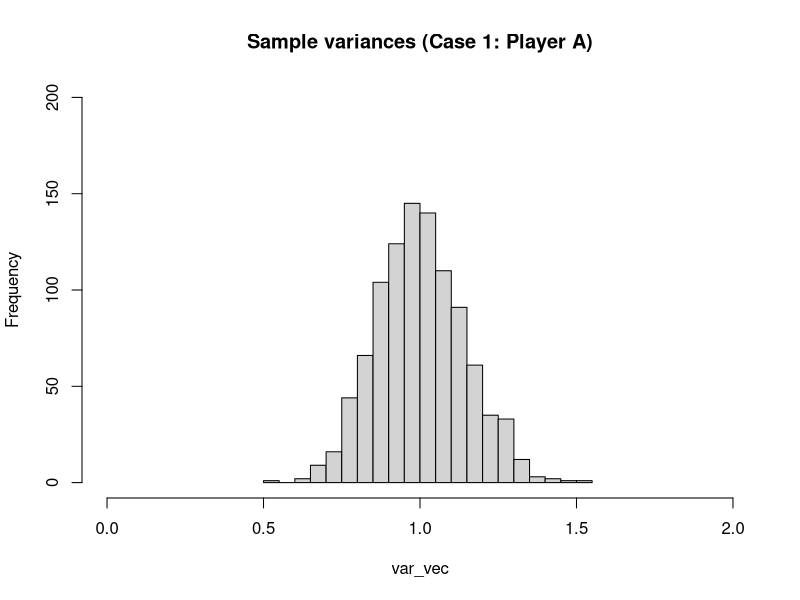
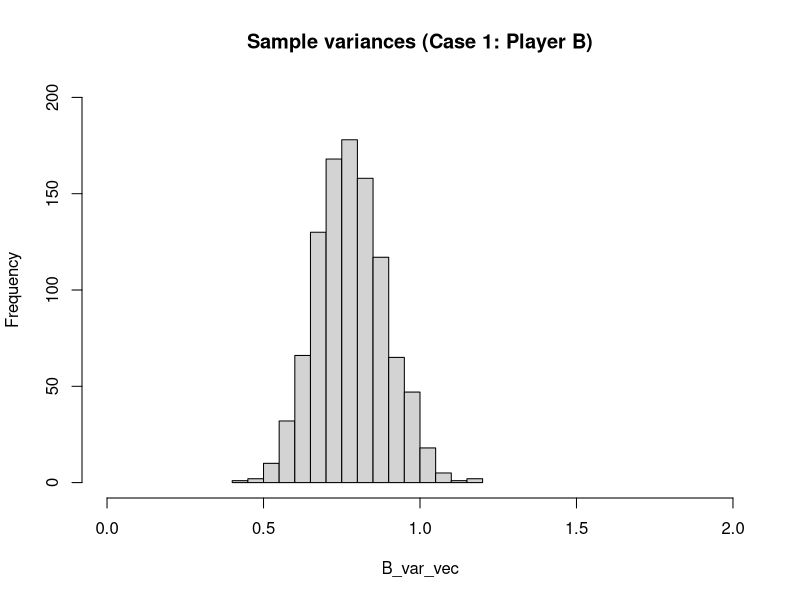
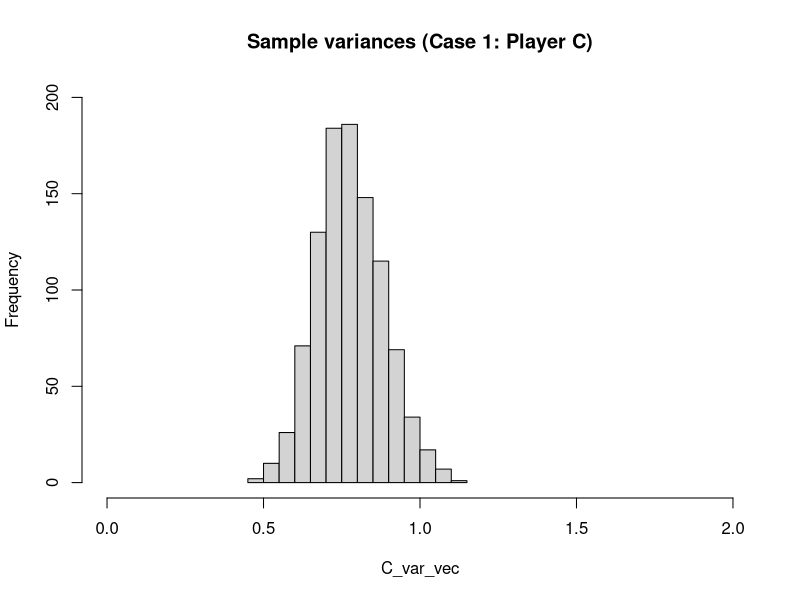
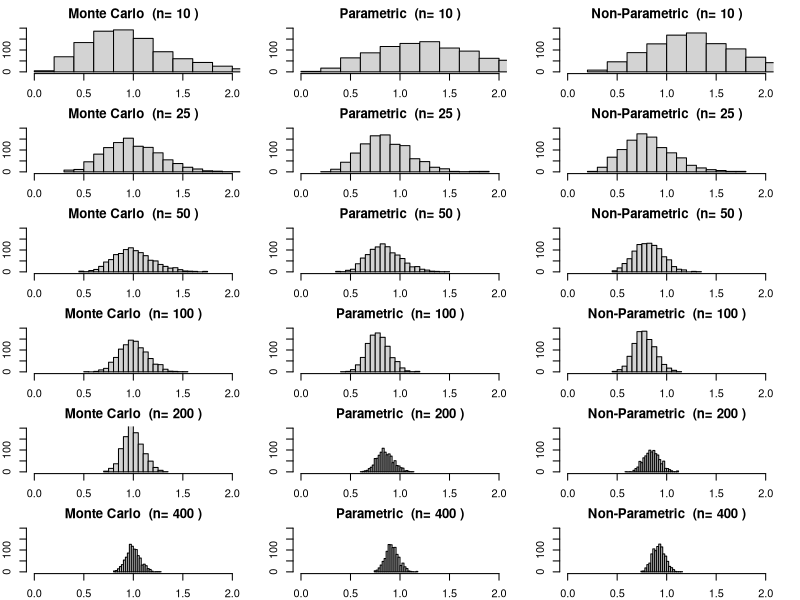
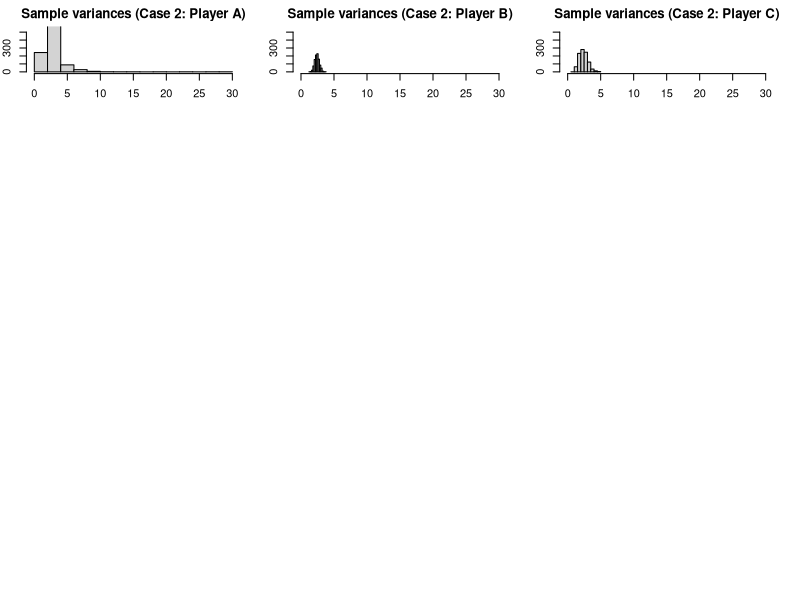
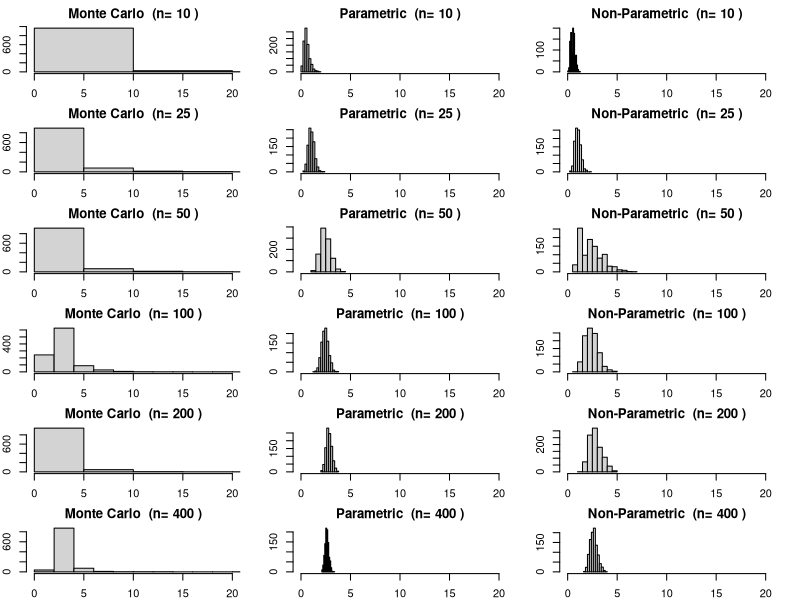
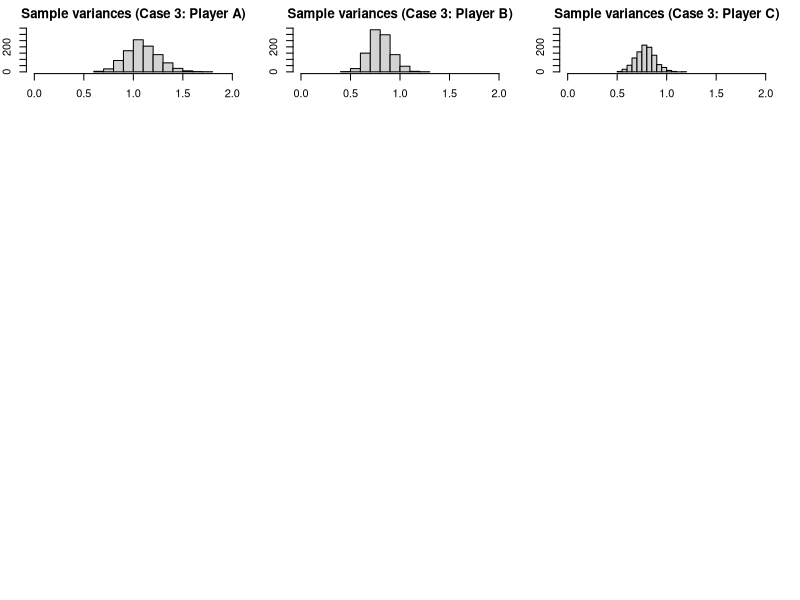
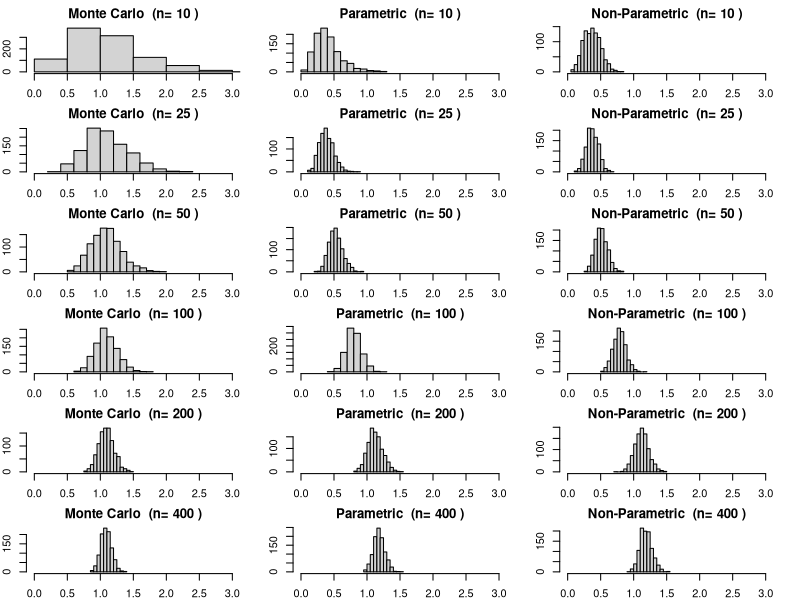

Here is the R script that generated these plots, in order: (Note: a time limit stopped this script after it produced the figures.)
## ---- chunk 1
knitr::opts_chunk$set(warning = FALSE, message = FALSE) 
## ---- chunk 2
myRound <- function(x, acc=3) {mult = 10^acc; round(x*mult)/mult}
## ---- chunk 3
# Case 1
n = 100
m=1000
set.seed(0)
origData = rnorm(n) # case 1


# a) Player A
# generate 1000 data sets
set.seed(0)
z = rnorm(n*m)
mat = matrix(z,nrow=m)
#calculate variance for each row
var_vec = apply(mat,1,var) 
samp_mean = mean(var_vec)
samp_var = var(var_vec)
print(paste("The sample mean is (Case 1: Player A): ", myRound(samp_mean)))
print(paste("The sample variance is (Case 1: Player A): ", myRound(samp_var)))
hist(var_vec,
     ylim=c(0,200),
     breaks=20,
     xlim=c(0,2),
     main="Sample variances (Case 1: Player A)")

# b) Player B
# Estimate mean and variance from the sample data
B_var = var(origData)
B_mean = mean(origData)
# simulate new data with 
set.seed(0)
B_mat = matrix(rnorm(n*m, mean = B_mean, sd = sqrt(B_var)),nrow=m)
B_var_vec = apply(B_mat,1,var) 
B_samp_mean = mean(B_var_vec)
B_samp_var = var(B_var_vec)
print(paste("The sample mean is (Case 1: Player B): ", myRound(B_samp_mean)))
print(paste("The sample variance is (Case 1: Player B): ", myRound(B_samp_var)))
hist(B_var_vec,
     ylim=c(0,200),
     breaks=20,
     xlim=c(0,2),
     main="Sample variances (Case 1: Player B)")

# c) Player C
# sample new data
z=sample(x=origData, size=n*m, replace=TRUE)
C_mat = matrix(z,nrow=m)
C_var_vec = apply(C_mat,1,var) 
C_samp_mean = mean(C_var_vec)
C_samp_var = var(C_var_vec)
print(paste("The sample mean is (Case 1: Player C): ", myRound(C_samp_mean)))
print(paste("The sample variance is (Case 1: Player C): ", myRound(C_samp_var)))
hist(C_var_vec,
     ylim=c(0,200),
     breaks=20,
     xlim=c(0,2),
     main="Sample variances (Case 1: Player C)")
## ---- chunk 4
# e)
n_vec=c(10, 25, 50, 100, 200, 400)
methods_vec = c("Monte Carlo", "Parametric", "Non-Parametric")
m=1000
set.seed(0)
data400 = rnorm(400)

# save results in tables
mean_res_df = data.frame(matrix(ncol=7, nrow=3))
var_res_df = data.frame(matrix(ncol=7, nrow=3))
colnames(mean_res_df) = c("Method", n_vec)
colnames(var_res_df) = c("Method", n_vec)
mean_res_df["Method"] = methods_vec
var_res_df["Method"] = methods_vec

par(mfrow=c(6,3),mar=c(2,2,2,2))
for(n in n_vec){
  mean_res_vec = c()
  var_res_vec = c()
  
  #Monte Carlo
  set.seed(0)
  z = rnorm(n*m)
  mat = matrix(z,nrow=m)
  var_vec = apply(mat,1,var) 
  samp_mean = myRound(mean(var_vec))
  samp_var = myRound(var(var_vec))
  mean_res_vec = c(mean_res_vec, samp_mean)
  var_res_vec = c(var_res_vec, samp_var)
  hist(var_vec,
       ylim=c(0,200),
       breaks=20,
       xlim=c(0,2),
       main=paste("Monte Carlo ", 
                  "(n=",n,")"))
  
  # Parametric
  # Estimate mean and variance from the sample data
  z = data400[1:n]
  B_var = var(z)
  B_mean = mean(z)
  # simulate new data with 
  set.seed(0)
  B_mat = matrix(rnorm(n*m, mean = B_mean, sd = sqrt(B_var)),nrow=m)
  B_var_vec = apply(B_mat,1,var) 
  B_samp_mean = myRound(mean(B_var_vec))
  B_samp_var = myRound(var(B_var_vec))
  mean_res_vec = c(mean_res_vec, B_samp_mean)
  var_res_vec = c(var_res_vec, B_samp_var)
  hist(B_var_vec,
       ylim=c(0,200),
       breaks=20,
       xlim=c(0,2),
       main=paste("Parametric ", 
                  "(n=",n,")"))
  
  # c) Player C
  # sample new data
  z=sample(x=data400[1:n], size=n*m, replace=TRUE)
  C_mat = matrix(z,nrow=m)
  C_var_vec = apply(C_mat,1,var) 
  C_samp_mean = myRound(mean(C_var_vec))
  C_samp_var = myRound(var(C_var_vec))
  mean_res_vec = c(mean_res_vec, C_samp_mean)
  var_res_vec = c(var_res_vec, C_samp_var)
  hist(C_var_vec,
       ylim=c(0,200),
       breaks=20,
       xlim=c(0,2),
       main=paste("Non-Parametric ", 
                  "(n=",n,")"))
  
  mean_res_df[as.character(n)] = mean_res_vec
  var_res_df[as.character(n)] = var_res_vec
}
# display tables
knitr::kable(mean_res_df, 
             format = "markdown", 
             caption = "Mean for different n values (Case 1).")
knitr::kable(var_res_df, 
             format = "markdown",
             caption = "Variance for different n values (Case 1).")

## ---- chunk 5
# Case 2
n = 100
m=1000
set.seed(0)
origData = rt(n,df=3); # case 2


# a) Player A
# generate 1000 data sets
set.seed(0)
z = rt(n*m,df=3)
mat = matrix(z,nrow=m)
#calculate variance for each row
var_vec = apply(mat,1,var) 
samp_mean = mean(var_vec)
samp_var = var(var_vec)
print(paste("The sample mean is (Case 2: Player A): ", myRound(samp_mean)))
print(paste("The sample variance is (Case 2: Player A): ", myRound(samp_var)))
hist(var_vec,
     ylim=c(0,550),
     # breaks=20,
     xlim=c(0,30),
     main="Sample variances (Case 2: Player A)")

# b) Player B
# Estimate mean and variance from the sample data
B_var = var(origData)
B_mean = mean(origData)
# simulate new data with 
set.seed(0)
B_mat = matrix(rnorm(n*m, mean = B_mean, sd = sqrt(B_var)),nrow=m)
B_var_vec = apply(B_mat,1,var) 
B_samp_mean = mean(B_var_vec)
B_samp_var = var(B_var_vec)
print(paste("The sample mean is (Case 2: Player B): ", myRound(B_samp_mean)))
print(paste("The sample variance is (Case 2: Player B): ", myRound(B_samp_var)))
hist(B_var_vec,
     ylim=c(0,550),
     # breaks=20,
     xlim=c(0,30),
     main="Sample variances (Case 2: Player B)")

# c) Player C
# sample new data
z=sample(x=origData, size=n*m, replace=TRUE)
C_mat = matrix(z,nrow=m)
C_var_vec = apply(C_mat,1,var) 
C_samp_mean = mean(C_var_vec)
C_samp_var = var(C_var_vec)
print(paste("The sample mean is (Case 2: Player C): ", myRound(C_samp_mean)))
print(paste("The sample variance is (Case 2: Player C): ", myRound(C_samp_var)))
hist(C_var_vec,
     ylim=c(0,550),
     # breaks=20,
     xlim=c(0,30),
     main="Sample variances (Case 2: Player C)")
## ---- chunk 6
# e)
n_vec=c(10, 25, 50, 100, 200, 400)
methods_vec = c("Monte Carlo", "Parametric", "Non-Parametric")
m=1000
set.seed(0)
data400 = rt(400,df=3)

# save results in tables
mean_res_df = data.frame(matrix(ncol=7, nrow=3))
var_res_df = data.frame(matrix(ncol=7, nrow=3))
colnames(mean_res_df) = c("Method", n_vec)
colnames(var_res_df) = c("Method", n_vec)
mean_res_df["Method"] = methods_vec
var_res_df["Method"] = methods_vec

par(mfrow=c(6,3),mar=c(2,2,2,2))
for(n in n_vec){
  mean_res_vec = c()
  var_res_vec = c()
  
  #Monte Carlo
  set.seed(0)
  z = rt(n*m, df=3)
  mat = matrix(z,nrow=m)
  var_vec = apply(mat,1,var) 
  samp_mean = myRound(mean(var_vec))
  samp_var = myRound(var(var_vec))
  mean_res_vec = c(mean_res_vec, samp_mean)
  var_res_vec = c(var_res_vec, samp_var)
  hist(var_vec,
       # ylim=c(0,500),
       # breaks=20,
       xlim=c(0,20),
       main=paste("Monte Carlo ", 
                  "(n=",n,")"))
  
  # Parametric
  # Estimate mean and variance from the sample data
  z = data400[1:n]
  B_var = var(z)
  B_mean = mean(z)
  # simulate new data with 
  set.seed(0)
  B_mat = matrix(rnorm(n*m, mean = B_mean, sd = sqrt(B_var)),nrow=m)
  B_var_vec = apply(B_mat,1,var) 
  B_samp_mean = myRound(mean(B_var_vec))
  B_samp_var = myRound(var(B_var_vec))
  mean_res_vec = c(mean_res_vec, B_samp_mean)
  var_res_vec = c(var_res_vec, B_samp_var)
  hist(B_var_vec,
       # ylim=c(0,500),
       # breaks=20,
       xlim=c(0,20),
       main=paste("Parametric ", 
                  "(n=",n,")"))
  
  # c) Player C
  # sample new data
  z=sample(x=data400[1:n], size=n*m, replace=TRUE)
  C_mat = matrix(z,nrow=m)
  C_var_vec = apply(C_mat,1,var) 
  C_samp_mean = myRound(mean(C_var_vec))
  C_samp_var = myRound(var(C_var_vec))
  mean_res_vec = c(mean_res_vec, C_samp_mean)
  var_res_vec = c(var_res_vec, C_samp_var)
  hist(C_var_vec,
       # ylim=c(0,500),
       # breaks=20,
       xlim=c(0,20),
       main=paste("Non-Parametric ", 
                  "(n=",n,")"))
  
  mean_res_df[as.character(n)] = mean_res_vec
  var_res_df[as.character(n)] = var_res_vec
}
# display tables
knitr::kable(mean_res_df, 
             format = "markdown", 
             caption = "Mean for different n values (Case 2).")
knitr::kable(var_res_df, 
             format = "markdown",
             caption = "Variance for different n values (Case 2).")
## ---- chunk 7
# Case 3
n = 100
m=1000
set.seed(0)
origData = rt(n,df=25); # case 3


# a) Player A
# generate 1000 data sets
set.seed(0)
z = rt(n*m,df=25)
mat = matrix(z,nrow=m)
#calculate variance for each row
var_vec = apply(mat,1,var) 
samp_mean = mean(var_vec)
samp_var = var(var_vec)
print(paste("The sample mean is (Case 3: Player A): ", myRound(samp_mean)))
print(paste("The sample variance is (Case 3: Player A): ", myRound(samp_var)))
hist(var_vec,
     ylim=c(0,350),
     # breaks=20,
     xlim=c(0,2),
     main="Sample variances (Case 3: Player A)")

# b) Player B
# Estimate mean and variance from the sample data
B_var = var(origData)
B_mean = mean(origData)
# simulate new data with 
set.seed(0)
B_mat = matrix(rnorm(n*m, mean = B_mean, sd = sqrt(B_var)),nrow=m)
B_var_vec = apply(B_mat,1,var) 
B_samp_mean = mean(B_var_vec)
B_samp_var = var(B_var_vec)
print(paste("The sample mean is (Case 3: Player B): ", myRound(B_samp_mean)))
print(paste("The sample variance is (Case 3: Player B): ", myRound(B_samp_var)))
hist(B_var_vec,
     ylim=c(0,350),
     # breaks=20,
     xlim=c(0,2),
     main="Sample variances (Case 3: Player B)")

# c) Player C
# sample new data
z=sample(x=origData, size=n*m, replace=TRUE)
C_mat = matrix(z,nrow=m)
C_var_vec = apply(C_mat,1,var) 
C_samp_mean = mean(C_var_vec)
C_samp_var = var(C_var_vec)
print(paste("The sample mean is (Case 3: Player C): ", myRound(C_samp_mean)))
print(paste("The sample variance is (Case 3: Player C): ", myRound(C_samp_var)))
hist(C_var_vec,
     ylim=c(0,350),
     # breaks=20,
     xlim=c(0,2),
     main="Sample variances (Case 3: Player C)")
## ---- chunk 8
# e)
n_vec=c(10, 25, 50, 100, 200, 400)
methods_vec = c("Monte Carlo", "Parametric", "Non-Parametric")
m=1000
set.seed(0)
data400 = rt(400,df=25)

# save results in tables
mean_res_df = data.frame(matrix(ncol=7, nrow=3))
var_res_df = data.frame(matrix(ncol=7, nrow=3))
colnames(mean_res_df) = c("Method", n_vec)
colnames(var_res_df) = c("Method", n_vec)
mean_res_df["Method"] = methods_vec
var_res_df["Method"] = methods_vec

par(mfrow=c(6,3),mar=c(2,2,2,2))
for(n in n_vec){
  mean_res_vec = c()
  var_res_vec = c()
  
  #Monte Carlo
  set.seed(0)
  z = rt(n*m, df=25)
  mat = matrix(z,nrow=m)
  var_vec = apply(mat,1,var) 
  samp_mean = myRound(mean(var_vec))
  samp_var = myRound(var(var_vec))
  mean_res_vec = c(mean_res_vec, samp_mean)
  var_res_vec = c(var_res_vec, samp_var)
  hist(var_vec,
       # ylim=c(0,500),
       # breaks=20,
       xlim=c(0,3),
       main=paste("Monte Carlo ", 
                  "(n=",n,")"))
  
  # Parametric
  # Estimate mean and variance from the sample data
  z = data400[1:n]
  B_var = var(z)
  B_mean = mean(z)
  # simulate new data with 
  set.seed(0)
  B_mat = matrix(rnorm(n*m, mean = B_mean, sd = sqrt(B_var)),nrow=m)
  B_var_vec = apply(B_mat,1,var) 
  B_samp_mean = myRound(mean(B_var_vec))
  B_samp_var = myRound(var(B_var_vec))
  mean_res_vec = c(mean_res_vec, B_samp_mean)
  var_res_vec = c(var_res_vec, B_samp_var)
  hist(B_var_vec,
       # ylim=c(0,500),
       # breaks=20,
       xlim=c(0,3),
       main=paste("Parametric ", 
                  "(n=",n,")"))
  
  # c) Player C
  # sample new data
  z=sample(x=data400[1:n], size=n*m, replace=TRUE)
  C_mat = matrix(z,nrow=m)
  C_var_vec = apply(C_mat,1,var) 
  C_samp_mean = myRound(mean(C_var_vec))
  C_samp_var = myRound(var(C_var_vec))
  mean_res_vec = c(mean_res_vec, C_samp_mean)
  var_res_vec = c(var_res_vec, C_samp_var)
  hist(C_var_vec,
       # ylim=c(0,500),
       # breaks=20,
       xlim=c(0,3),
       main=paste("Non-Parametric ", 
                  "(n=",n,")"))
  
  mean_res_df[as.character(n)] = mean_res_vec
  var_res_df[as.character(n)] = var_res_vec
}
# display tables
knitr::kable(mean_res_df, 
             format = "markdown", 
             caption = "Mean for different n values (Case 3).")
knitr::kable(var_res_df, 
             format = "markdown",
             caption = "Variance for different n values (Case 3).")
## ---- chunk 9
myCVids <- function(n, K, seed=0) {
# balanced subsets generation (subset sizes differ by at most 1)
# n is the number of observations/rows in the training set
# K is the desired number of folds (e.g., 5 or 10)
set.seed(seed);
t = floor(n/K); r = n-t*K;
id0 = rep((1:K),times=t)
ids = sample(id0,t*K)
if (r > 0) {ids = c(ids, sample(K,r))}
ids
}

# two-sample t test
column_t_test <- function(features, target){
  tests = lapply(seq(1,ncol(features)),function(x){t.test(features[,x]~target)})
  pval_lst = lapply(seq(1,length(tests)),function(x){tests[[x]]$p.value})
  return(list(tests, pval_lst))
}


# keep features with p-value <= 0.05
top_features <- function(pval_lst, p_val, p_min){
  bool_lst = lapply(seq(1,length(pval_lst)),function(x){pval_lst[[x]] < p_val})
  if(sum(as.integer(bool_lst))<=p_min){
    pval_df = t(data.frame(pval_lst))
    row.names(pval_df) <- NULL
    bool_df=data.frame(pval_sig=matrix(unlist(bool_lst), nrow=length(bool_lst), byrow=TRUE))
    bool_df$p_val <- pval_df[,1]
    selected_df = bool_df[bool_df$pval_sig==TRUE,]
    feat_index_vec = as.numeric(rownames(selected_df))
    return(feat_index_vec)
  }else{
    pval_df = t(data.frame(pval_lst))
    row.names(pval_df) <- NULL
    bool_df=data.frame(pval_sig=matrix(unlist(bool_lst), nrow=length(bool_lst), byrow=TRUE))
    bool_df$p_val <- pval_df[,1]
    bool_df$p_top = FALSE
    sorted_res = sort(bool_df$p_val, index.return=TRUE)
    bool_df[head(sorted_res$ix,p_min),]$p_top = TRUE
    bool_df$p_select = as.logical(bool_df$pval_sig*bool_df$p_top)
    selected_df = bool_df[bool_df$p_select==TRUE,]
    feat_index_vec = as.numeric(rownames(selected_df))
    return(feat_index_vec)
  }
  
  
}

# Mis-classification ratio calculation
MCR <- function(true_vals, pred_probs, threshold=0.5){
  if(length(true_vals)!=length(pred_probs)){
    print("ERROR: predictions and true values not of same shape")
  }else{
    pred_vals = as.integer((pred_probs > threshold))
    mcr = sum(pred_vals != true_vals)/length(true_vals)
    return(mcr)
  }
}
## ---- chunk 10
# Generate data
set.seed(0) # set seed
n = 25 # number of samples in each class
nr = n*2 # total number of samples
Y = c(rep(1,n),rep(0,n)) # target values
k=10 # k value for cross validation
p_star_vec = c(5,10,20,40) # p* values to select the top features in the data
i_vec = seq(5) #different values of i for different sized data sets

# create matrix where results will be stored
mcr_i_pstar_df = data.frame(matrix(0, 
                                   nrow = length(p_star_vec), 
                                   ncol = length(i_vec)+1)) 
mcr_i_pstar_df[,1] = p_star_vec # add p* values to results table

# loop over values of i to make different data sets
for(i in i_vec){
  nc = 200*2^i # nc = 6400
  M = matrix(rnorm(nr*nc),nrow=nr)
  X = M[,1:nc] # features of data
  # calculate cross validation indexes
  # this is applied only after feature selection
  ids = myCVids(n=nr, K=k, seed=0)
  # feature selection
  # apply two-sample t-test
  t_test_results = column_t_test(features=X, target=Y)
  # get all features according to p-value at differing values of p_star
  # create vector to store mean mcr values for each p* subset
  mean_pstar_mcr_vec = c() 
  
  # loop over p* values to create a subset of selected features
  for(p_star in p_star_vec){
    feat_index_vec = c(top_features(pval_lst=t_test_results[[2]],
                                    p_val=0.05, 
                                    p_min=p_star))
    
    X_pstar = X[,feat_index_vec]
    k_mcr_vec = c() # store all MCR values for each k

    # loop over k to calculate the MCR for each fold
    for( k in seq(k)){
      isk = (ids == k) # k varies from 1 to K
      valid.k = which(isk) # test data index
      train.k = which(!isk) # train data index
      # get all training data in single data frame
      train_df = data.frame(Y=Y[train.k], X_pstar[train.k,])
      # get all testing data in single data frame
      val_df = data.frame(Y=Y[valid.k], X_pstar[valid.k,])
      
      # train a Logistic regression model
      LR = glm(Y ~ .,
              data=train_df,
              family="binomial")
      
      # get estimated probabilities on the test data 
      LR_probs = data.frame(
                    predict(LR,
                    val_df,
                    type ="response"
                    )
                  )
      
      # use the probabilities to calculate the MCR
      mcr = MCR(
              true_vals=val_df$Y,
              pred_probs=LR_probs[,1],
              threshold=0.5)
      
      k_mcr_vec = c(k_mcr_vec, mcr)
    }
    mean_pstar_mcr = mean(k_mcr_vec) # get the mean MCR for all values of k

    mean_pstar_mcr_vec = c(mean_pstar_mcr_vec, mean_pstar_mcr)
  }
  mcr_i_pstar_df[,i+1] = mean_pstar_mcr_vec
}
# add all data to a data frame and transform to be in the correct format
mcr_i_pstar_df = t(mcr_i_pstar_df)
rownames(mcr_i_pstar_df) = c("p*", i_vec)
knitr::kable(mcr_i_pstar_df, format = "markdown") # display table

## ---- chunk 11
# Generate data
set.seed(0) # set seed
n = 25 # number of samples in each class
nr = n*2 # total number of samples
Y = c(rep(1,n),rep(0,n)) # target values
k=10 # k value for cross validation
p_star_vec = c(5,10,20,40) # p* values to select the top features in the data
i_vec = seq(5) #different values of i for different sized data sets

# create matrix where results will be stored
mcr_i_pstar_df = data.frame(matrix(0,
                                   nrow = length(p_star_vec),
                                   ncol = length(i_vec)+1))
mcr_i_pstar_df[,1] = p_star_vec # add p* values to results table
progress=0
# loop over values of i to make different data sets
for(i in i_vec){
  nc = 200*2^i # nc = 6400
  M = matrix(rnorm(nr*nc),nrow=nr)
  X = M[,1:nc] # features of data
  # calculate cross validation indexes
  # this is applied only after feature selection
  ids = myCVids(n=nr, K=k, seed=0)

  # get all features according to p-value at differing values of p_star
  # create vector to store mean mcr values for each p* subset
  mean_pstar_mcr_vec = c()

  # loop over p* values to create a subset of selected features
  for(p_star in p_star_vec){
    k_mcr_vec = c() # store all mcr values for each k

    # k-fold cross validation
    # loop over k to calculate the MCR for each fold
    for( k in seq(k)){
      progress=progress+1
      # print(myRound(progress/200)*100)
      isk = (ids == k) # k varies from 1 to K
      valid.k = which(isk) # test data index
      train.k = which(!isk) # train data index


      # feature selection
      # apply two-sample t-test
      t_test_results = column_t_test(features=X[train.k,], target=Y[train.k])
      feat_index_vec = c(top_features(pval_lst=t_test_results[[2]],
                                p_val=0.05,
                                p_min=p_star))
      X_pstar = X[,feat_index_vec]


      # get all training data in single data frame
      train_df = data.frame(Y=Y[train.k], X_pstar[train.k,])
      # get all testing data in single data frame
      val_df = data.frame(Y=Y[valid.k], X_pstar[valid.k,])

      # train a Logistic regression model
      LR = glm(Y ~ .,
              data=train_df,
              family="binomial")

      # get estimated probabilities on the test data
      LR_probs = data.frame(
                    predict(LR,
                    val_df,
                    type ="response"
                    )
                  )

      # use the probabilities to calculate the MCR
      mcr = MCR(
              true_vals=val_df$Y,
              pred_probs=LR_probs[,1],
              threshold=0.5)

      k_mcr_vec = c(k_mcr_vec, mcr)
    }
    mean_pstar_mcr = mean(k_mcr_vec) # get the mean MCR for all values of k

    mean_pstar_mcr_vec = c(mean_pstar_mcr_vec, mean_pstar_mcr)
  }
  mcr_i_pstar_df[,i+1] = mean_pstar_mcr_vec
}
# add all data to a data frame and transform to be in the correct format
mcr_i_pstar_df = t(mcr_i_pstar_df)
rownames(mcr_i_pstar_df) = c("p*", i_vec)
knitr::kable(mcr_i_pstar_df, format = "markdown") # display table
## ---- chunk 12
# functions
myCVids <- function(n, K, seed=0) {
# balanced subsets generation (subset sizes differ by at most 1)
# n is the number of observations/rows in the training set
# K is the desired number of folds (e.g., 5 or 10)
set.seed(seed);
t = floor(n/K); r = n-t*K;
id0 = rep((1:K),times=t)
ids = sample(id0,t*K)
if (r > 0) {ids = c(ids, sample(K,r))}
ids
}

genData <- function(n, seed=0) {
set.seed(seed)
x = seq(-1,1,length.out=n)
y = x - x^2 + 2*rnorm(n) # true sigma = 2;
out.df = data.frame(x=x, y=y)
out.df
}
## ---- chunk 13
# parameters
set.seed(100)
d_vec = seq(0,4)
# generate data
train.df = genData(n=200,seed=100)
test.df = genData(400)

# create k-fold indexes
k=5
inds.part = myCVids(n=nrow(train.df),K=k)
# create a data frame to save results into
M = matrix(0, nrow = (length(d_vec)), ncol = k+1)
KFOLD_df = data.frame(M) 
KFOLD_df[,1] = d_vec # add degrees to results table
colnames(KFOLD_df) = c("Degree", seq(k))

# loop over k-folds
for( k in seq(k)){
  isk = (inds.part == k) # k varies from 1 to K
  valid.k = which(isk) # test data index
  train.k = which(!isk)
  # split data 
  train_sub_df = train.df[train.k,]
  valid_df = train.df[valid.k,]
  
  d_mse_vec = c()
  for(d in d_vec){
    if(d==0){
      # train a polynomial model
      PR = lm(y ~ 1, data=train_sub_df)
    }else{
     # train a polynomial model
      PR = lm(y ~ poly(x, d, raw = TRUE), data=train_sub_df) 
    }
    # get predicted values to calculate MSE
    pred_val = predict(PR, valid_df, type="response")
    pred_true_val_df = data.frame(pred = pred_val, actual = valid_df$y)
    #calculate MSE
    mse = mean((pred_true_val_df$actual - pred_true_val_df$pred)^2)
    d_mse_vec = c(d_mse_vec, mse)
  }
  KFOLD_df[,k+1] = d_mse_vec
}

# tally of MSE
KFOLD_df$Total_MSE = rowSums(KFOLD_df)
knitr::kable(KFOLD_df, format = "markdown") # display table
# print best d value
print(paste("The best K-fold degree is: ",
            as.character(KFOLD_df[which.min(KFOLD_df$Total_MSE),]$Degree)))
## ---- chunk 14
# create k-fold indexes
k=nrow(train.df)
inds.part = myCVids(n=nrow(train.df),K=k)
# create a data frame to save results into
M = matrix(0, nrow = (length(d_vec)), ncol = k+1)
LOOCV_df = data.frame(M) 
LOOCV_df[,1] = d_vec # add degrees to results table
colnames(LOOCV_df) = c("Degree", seq(k))

# loop over k-folds
for( k in seq(k)){
  isk = (inds.part == k) # k varies from 1 to K
  valid.k = which(isk) # test data index
  train.k = which(!isk)
  # split data 
  train_sub_df = train.df[train.k,]
  valid_df = train.df[valid.k,]
  
  d_mse_vec = c()
  for(d in d_vec){
    if(d==0){
      # train a polynomial model
      PR = lm(y ~ 1, data=train_sub_df)
    }else{
     # train a polynomial model
      PR = lm(y ~ poly(x, d, raw = TRUE), data=train_sub_df) 
    }
    # get predicted values to calculate MSE
    pred_val = predict(PR, valid_df, type="response")
    pred_true_val_df = data.frame(pred = pred_val, actual = valid_df$y)
    #calculate MSE
    mse = mean((pred_true_val_df$actual - pred_true_val_df$pred)^2)
    d_mse_vec = c(d_mse_vec, mse)
  }
  LOOCV_df[,k+1] = d_mse_vec
}

# tally of MSE
LOOCV_df$Total_MSE = rowSums(LOOCV_df)
knitr::kable(LOOCV_df[,c(1,k+2)], format = "markdown") # display table
# print best d value
print(paste("The best LOOCV degree is: ",
            as.character(LOOCV_df[which.min(LOOCV_df$Total_MSE),]$Degree)))
## ---- chunk 15
# estimate test data MSE
test_d_vec = c()
for(d in d_vec){
  if(d==0){
    # train a polynomial model
    PR = lm(y ~ 1, data=train.df)
  }else{
   # train a polynomial model
    PR = lm(y ~ poly(x, d, raw = TRUE), data=train.df) 
  }
  # get predicted values to calculate MSE
  pred_val = predict(PR, test.df, type="response")
  pred_true_val_df = data.frame(pred = pred_val, actual = test.df$y)
  #calculate MSE
  mse = mean((pred_true_val_df$actual - pred_true_val_df$pred)^2)
  test_d_vec = c(test_d_vec, mse)
}

# visualize LOOCV and K-fold CV
# calculate max and min limits of data KFOLD
kfold_max_vec = apply(KFOLD_df[, 2:(ncol(KFOLD_df)-1)], 1, max)
kfold_min_vec = apply(KFOLD_df[, 2:(ncol(KFOLD_df)-1)], 1, min)
kfold_mean_vec = apply(KFOLD_df[, 2:(ncol(KFOLD_df)-1)], 1, mean)
# calculate max and min limits of data for LOOCV
loocv_max_vec = apply(LOOCV_df[, 2:(ncol(LOOCV_df)-1)], 1, max)
loocv_min_vec = apply(LOOCV_df[, 2:(ncol(LOOCV_df)-1)], 1, min)
loocv_mean_vec = apply(LOOCV_df[, 2:(ncol(LOOCV_df)-1)], 1, mean)

{plot(x=KFOLD_df$Degree, 
     y=kfold_mean_vec,
     ylab="Mean Squared Error",
     main="Mean MSE from CV",
     xlab="Degree of Polynomial",
     type='b',
     col='red',
     pch = 16,
     lwd=3,
     ylim=c(3,4.5))
lines(x=LOOCV_df$Degree,
     y=loocv_mean_vec,
     type='b',
     col='blue',
     pch = 16,
     lwd=3)
lines(x=LOOCV_df$Degree,
     y=test_d_vec,
     type='b',
     col='black',
     pch = 16,
     lwd=3)
abline(v=KFOLD_df[which.min(KFOLD_df$Total_MSE),]$Degree,
     col='red',
     pch = 16,
     lty=3,
     lwd=3)
abline(v=LOOCV_df[which.min(LOOCV_df$Total_MSE),]$Degree,
     col='blue',
     pch = 16,
     lty=3,
     lwd=3)
legend("topright",
       inset = 0.01, 
       legend = c("Training LOOCV MSE", "Training K-fold CV MSE", "LOOCV best d", "K-fold CV best d", "Test data MSE (No CV)"),
       lty = c(1,1,3,3),
       col = c("blue", "red","blue", "red", "black"),
       lwd = 2)}
## ---- chunk 16
# parameters
set.seed(100)
d_vec = seq(0,4)
# generate data
train.df = genData(n=400,seed=100)
test.df = genData(400)

# create k-fold indexes
k=5
inds.part = myCVids(n=nrow(train.df),K=k)
# create a data frame to save results into
M = matrix(0, nrow = (length(d_vec)), ncol = k+1)
KFOLD_df = data.frame(M) 
KFOLD_df[,1] = d_vec # add degrees to results table
colnames(KFOLD_df) = c("Degree", seq(k))

# loop over k-folds
for( k in seq(k)){
  isk = (inds.part == k) # k varies from 1 to K
  valid.k = which(isk) # test data index
  train.k = which(!isk)
  # split data 
  train_sub_df = train.df[train.k,]
  valid_df = train.df[valid.k,]
  
  d_mse_vec = c()
  for(d in d_vec){
    if(d==0){
      # train a polynomial model
      PR = lm(y ~ 1, data=train_sub_df)
    }else{
     # train a polynomial model
      PR = lm(y ~ poly(x, d, raw = TRUE), data=train_sub_df) 
    }
    # get predicted values to calculate MSE
    pred_val = predict(PR, valid_df, type="response")
    pred_true_val_df = data.frame(pred = pred_val, actual = valid_df$y)
    #calculate MSE
    mse = mean((pred_true_val_df$actual - pred_true_val_df$pred)^2)
    d_mse_vec = c(d_mse_vec, mse)
  }
  KFOLD_df[,k+1] = d_mse_vec
}

# tally of MSE
KFOLD_df$Total_MSE = rowSums(KFOLD_df)
knitr::kable(KFOLD_df, format = "markdown") # display table
# print best d value
print(paste("The best K-fold degree is: ",
            as.character(KFOLD_df[which.min(KFOLD_df$Total_MSE),]$Degree)))

# create k-fold indexes
k=nrow(train.df)
inds.part = myCVids(n=nrow(train.df),K=k)
# create a data frame to save results into
M = matrix(0, nrow = (length(d_vec)), ncol = k+1)
LOOCV_df = data.frame(M)
LOOCV_df[,1] = d_vec # add degrees to results table
colnames(LOOCV_df) = c("Degree", seq(k))

# loop over k-folds
for( k in seq(k)){
  isk = (inds.part == k) # k varies from 1 to K
  valid.k = which(isk) # test data index
  train.k = which(!isk)
  # split data 
  train_sub_df = train.df[train.k,]
  valid_df = train.df[valid.k,]
  
  d_mse_vec = c()
  for(d in d_vec){
    if(d==0){
      # train a polynomial model
      PR = lm(y ~ 1, data=train_sub_df)
    }else{
     # train a polynomial model
      PR = lm(y ~ poly(x, d, raw = TRUE), data=train_sub_df) 
    }
    # get predicted values to calculate MSE
    pred_val = predict(PR, valid_df, type="response")
    pred_true_val_df = data.frame(pred = pred_val, actual = valid_df$y)
    #calculate MSE
    mse = mean((pred_true_val_df$actual - pred_true_val_df$pred)^2)
    d_mse_vec = c(d_mse_vec, mse)
  }
  LOOCV_df[,k+1] = d_mse_vec
}

# tally of MSE
LOOCV_df$Total_MSE = rowSums(LOOCV_df)
knitr::kable(LOOCV_df[,c(1,k+2)], format = "markdown") # display table
# print best d value
print(paste("The best LOOCV degree is: ",
            as.character(LOOCV_df[which.min(LOOCV_df$Total_MSE),]$Degree)))

# estimate test data MSE
test_d_vec = c()
for(d in d_vec){
  if(d==0){
    # train a polynomial model
    PR = lm(y ~ 1, data=train.df)
  }else{
   # train a polynomial model
    PR = lm(y ~ poly(x, d, raw = TRUE), data=train.df) 
  }
  # get predicted values to calculate MSE
  pred_val = predict(PR, test.df, type="response")
  pred_true_val_df = data.frame(pred = pred_val, actual = test.df$y)
  #calculate MSE
  mse = mean((pred_true_val_df$actual - pred_true_val_df$pred)^2)
  test_d_vec = c(test_d_vec, mse)
}

# visualize LOOCV and K-fold CV
# calculate max and min limits of data KFOLD
kfold_max_vec = apply(KFOLD_df[, 2:(ncol(KFOLD_df)-1)], 1, max)
kfold_min_vec = apply(KFOLD_df[, 2:(ncol(KFOLD_df)-1)], 1, min)
kfold_mean_vec = apply(KFOLD_df[, 2:(ncol(KFOLD_df)-1)], 1, mean)
# calculate max and min limits of data for LOOCV
loocv_max_vec = apply(LOOCV_df[, 2:(ncol(LOOCV_df)-1)], 1, max)
loocv_min_vec = apply(LOOCV_df[, 2:(ncol(LOOCV_df)-1)], 1, min)
loocv_mean_vec = apply(LOOCV_df[, 2:(ncol(LOOCV_df)-1)], 1, mean)

{plot(x=KFOLD_df$Degree, 
     y=kfold_mean_vec,
     ylab="Mean Squared Error",
     main="Mean MSE from CV",
     xlab="Degree of Polynomial",
     type='b',
     col='red',
     pch = 16,
     lwd=3,
     ylim=c(3.5,4.5))
lines(x=LOOCV_df$Degree,
     y=loocv_mean_vec,
     type='b',
     col='blue',
     pch = 16,
     lwd=3)
lines(x=LOOCV_df$Degree,
     y=test_d_vec,
     type='b',
     col='black',
     pch = 16,
     lwd=3)
abline(v=KFOLD_df[which.min(KFOLD_df$Total_MSE),]$Degree,
     col='red',
     pch = 16,
     lty=3,
     lwd=3)
abline(v=LOOCV_df[which.min(LOOCV_df$Total_MSE),]$Degree,
     col='blue',
     pch = 16,
     lty=3,
     lwd=3)
legend("topright",
       inset = 0.01, 
       legend = c("Training LOOCV MSE", "Training K-fold CV MSE", "LOOCV best d", "K-fold CV best d", "Test data MSE (No CV)"),
       lty = c(1,1,3,3),
       col = c("blue", "red","blue", "red", "black"),
       lwd = 2)}
## ---- chunk 17
# assume values for x and cfp
# x = 0.25
cfp=1
n=100


x_vec=c()
A_vec=c()
C_vec=c()
R_vec=c()
FPR_vec=c()
TPR_vec=c()
G_vec=c()
for (x in seq(0.01,0.99,0.01)) {
  A=c(0.5, 0.2)
  C=c(cfp, 10*cfp)
  R=c(x, sqrt(x))
  
  Ai=0
  for(q in A){
    Ai = Ai+1
    P=n*q
    N=n*(1-q)
    
    Ri=0
    for(tpr in R){
      Ri=Ri+1
      # calculate TP, FP, TN, and FN with regards to x
      TP = tpr*P
      FN = P-TP
      FP = x*N
      TN = N-FP
      FPR = x
      TPR = tpr
      
      Ci=0
      for(cfn in C){
        Ci=Ci+1
        G = cfn*FN + cfp*FP
        
        x_vec=c(x_vec,x)
        A_vec=c(A_vec,Ai)
        C_vec=c(C_vec,Ci)
        R_vec=c(R_vec,Ri)
        FPR_vec=c(FPR_vec,FPR)
        TPR_vec=c(TPR_vec,TPR)
        G_vec=c(G_vec,G)
        
        # print(paste("(A:",as.character(Ai),")"))
        # print(paste("(C:",as.character(Ci),")"))
        # print(paste("(R:",as.character(Ri),")"))
        # print(paste("FPR = ", FPR))
        # print(paste("TPR = ", TPR))
        # print(paste("G = ", G))
        # print("----------------------------")
        
        
      }
    }
    
  }
}

results_df = data.frame(x_vec, 
                          A_vec,
                          C_vec,
                          R_vec, 
                          FPR_vec,
                          TPR_vec,
                          G_vec)

results_df$design_id <- paste(results_df$A_vec,
                              results_df$C_vec, 
                              results_df$R_vec)

# Objective function score visualization
{plot(x=results_df$x_vec, 
     y=results_df$G_vec, 
     col=factor(results_df$design_id),
     ylab="G (misclassification cost)",
     xlab="x (FPR)",
     pch=20)
legend("topright",
     inset = 0.01,
     pch=c(19,19,19,19),
     legend = c("A1:C2:R1", "A1:C2:R2", "A2:C2:R1", "A2:C2:R2", "A1:C1:R1", "A1:C1:R2", "A2:C1:R1", "A2:C1:R2"),
     col = c("green", "blue","yellow", "grey", "black","red", "cyan", "purple"))}

knitr::kable(results_df, format = "markdown")
## ---- chunk 18
# Generate data
set.seed(0)
n_vec = c(25, 50, 100, 200, 400, 800)
m = 1000 
df = data.frame(m=1:m)
table_df = data.frame(n=n_vec) # results table
mean_uniq_vec = c()
sd_uniq_vec = c()
for (n in n_vec){
  I = seq(n)
  samp_vec = c(sample(x=I, size=m ,replace=TRUE))
  df[paste("n",n , sep="")] = samp_vec
  
  mean_uniq_vec = c(mean_uniq_vec, mean(unique(samp_vec)))
  sd_uniq_vec = c(sd_uniq_vec, sd(unique(samp_vec)))
}

#visualize data
par(mfrow=c(3,2))
for(i in names(df)[2:7]){
  hist(df[[i]],
       xlab = "number",
       main=i)
}
## ---- chunk 19
# make table of results
table_df$Mean_Unique = myRound(mean_uniq_vec, acc=2)
table_df$SD_Unique = myRound(sd_uniq_vec, acc=2)
table_df = data.frame(t(table_df))

knitr::kable(table_df, format = "markdown")
